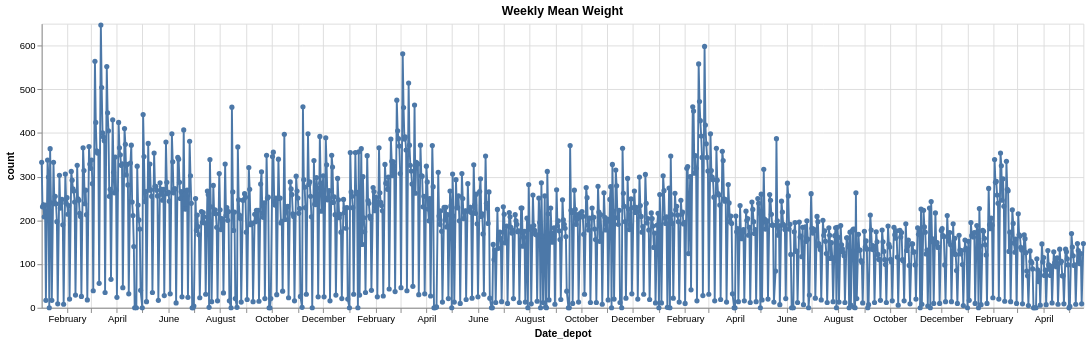

Write notebook code for a chart like this one.
### Code cell
importlib.reload(lib)
base_df = fields.pipe(
    lib.aggregate_by_date,
    freq="7d",
    value_col="weight_kg",
    date_col="Date_depot",
    total_col="total_weight_kg",
    count_col="count",
    mean_col="mean_weight_kg",
    std_col="std_weight_kg",
    extra_cols=lib.make_relative_hist_cols(
        "weight_kg", list(range(32)) + [np.inf], "sum"
    ),
)

# base_df_daily = fields.pipe(
#     lib.aggregate_by_date,
#     freq="1d",
#     value_col="weight_kg",
#     date_col="Date_depot",
#     total_col="total_weight_kg",
#     count_col="count",
#     mean_col="mean_weight_kg",
#     std_col="std_weight_kg",
#     extra_cols=lib.make_relative_hist_cols(
#         "weight_kg", list(range(32)) + [np.inf], "sum"
#     ),
# )

chart = (
    alt.Chart(base_df)
    .mark_line(point=True)
    .encode(
        x="Date_depot:T",
        y=alt.Y("count:Q", scale=alt.Scale(zero=False)),
        tooltip=["Date_depot:T"]
    )
    .properties(width=1100, title="Weekly Mean Weight")
)
chart

### Figure 1 — Vega specification as saved in the notebook (floating-point values rounded to 4 significant figures; data arrays with more than 128 entries replaced by an {"elided": "..."} marker saying what was removed)
{"$schema": "https://vega.github.io/schema/vega/v6.json", "data": [{"name": "source_0", "values": {"elided": "1057 records"}, "transform": [{"type": "formula", "expr": "toDate(datum['Date_depot'])", "as": "Date_depot"}]}, {"name": "data_0", "values": {"elided": "1057 records"}, "transform": [{"type": "formula", "expr": "toDate(datum['Date_depot'])", "as": "Date_depot"}]}], "marks": [{"type": "line", "name": "layer_0_marks", "from": {"data": "source_0"}, "sort": {"field": "x"}, "encode": {"update": {"stroke": {"value": "#4c78a8"}, "tooltip": {"signal": "{\"Date_depot\": timeFormat(datum[\"Date_depot\"], \"%b %d, %Y\")}"}, "y": {"field": "count", "scale": "y"}, "defined": {"signal": "isValid(datum[\"Date_depot\"]) && isFinite(+datum[\"Date_depot\"]) && isValid(datum[\"count\"]) && isFinite(+datum[\"count\"])"}, "x": {"field": "Date_depot", "scale": "x"}}}, "style": ["line"]}, {"type": "symbol", "name": "layer_1_marks", "from": {"data": "data_0"}, "encode": {"update": {"y": {"field": "count", "scale": "y"}, "tooltip": {"signal": "{\"Date_depot\": timeFormat(datum[\"Date_depot\"], \"%b %d, %Y\")}"}, "x": {"field": "Date_depot", "scale": "x"}, "fill": {"value": "#4c78a8"}, "opacity": {"value": 1}}}, "style": ["point"]}], "scales": [{"name": "x", "type": "time", "domain": {"fields": [{"data": "source_0", "field": "Date_depot"}, {"data": "data_0", "field": "Date_depot"}]}, "range": [0, {"signal": "width"}]}, {"name": "y", "type": "linear", "domain": {"fields": [{"data": "source_0", "field": "count"}, {"data": "data_0", "field": "count"}]}, "range": [{"signal": "height"}, 0], "zero": false, "nice": true}], "axes": [{"scale": "x", "grid": true, "gridScale": "y", "orient": "bottom", "minExtent": 0, "ticks": false, "maxExtent": 0, "tickCount": {"signal": "ceil(width/40)"}, "zindex": 0, "labels": false, "aria": false, "domain": false}, {"scale": "y", "ticks": false, "gridScale": "x", "aria": false, "zindex": 0, "minExtent": 0, "grid": true, "labels": false, "orient": "left", "maxExtent": 0, "tickCount": {"signal": "ceil(height/40)"}, "domain": false}, {"scale": "x", "labelFlush": true, "tickCount": {"signal": "ceil(width/40)"}, "zindex": 0, "title": "Date_depot", "grid": false, "labelOverlap": true, "orient": "bottom"}, {"scale": "y", "labelOverlap": true, "orient": "left", "grid": false, "title": "count", "tickCount": {"signal": "ceil(height/40)"}, "zindex": 0}], "title": {"text": "Weekly Mean Weight", "frame": "group"}, "padding": 5, "background": "white", "style": "cell", "height": 300, "width": 1100}
